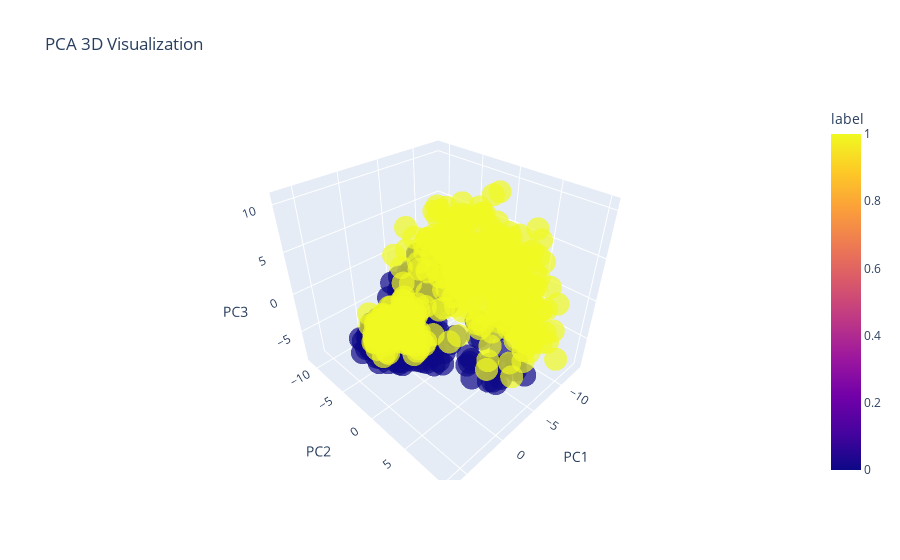

Notebook code cell kept with this figure:
### Code cell
df = pd.DataFrame(features_pca, columns=['PC1', 'PC2', 'PC3'])
df['label'] = labels

fig = px.scatter_3d(
    df, x='PC1', y='PC2', z='PC3',
    color='label',
    title='PCA 3D Visualization',
    opacity=0.7
)
fig.show()

### Figure 1 — Plotly figure (JSON) as saved in the notebook; plotly's stock layout.template omitted (floating-point values rounded to 4 significant figures; data arrays with more than 128 entries replaced by an {"elided": "..."} marker saying what was removed)
{"data": [{"hovertemplate": "PC1=%{x}<br>PC2=%{y}<br>PC3=%{z}<br>label=%{marker.color}<extra></extra>", "legendgroup": "", "marker": {"color": {"elided": "1000 int values"}, "coloraxis": "coloraxis", "opacity": 0.7, "symbol": "circle"}, "mode": "markers", "name": "", "scene": "scene", "showlegend": false, "type": "scatter3d", "x": {"elided": "1000 float values"}, "y": {"elided": "1000 float values"}, "z": {"elided": "1000 float values"}}], "layout": {"coloraxis": {"colorbar": {"title": {"text": "label"}}, "colorscale": [[0, "#0d0887"], [0.1111, "#46039f"], [0.2222, "#7201a8"], [0.3333, "#9c179e"], [0.4444, "#bd3786"], [0.5556, "#d8576b"], [0.6667, "#ed7953"], [0.7778, "#fb9f3a"], [0.8889, "#fdca26"], [1, "#f0f921"]]}, "legend": {"tracegroupgap": 0}, "scene": {"domain": {"x": [0, 1], "y": [0, 1]}, "xaxis": {"title": {"text": "PC1"}}, "yaxis": {"title": {"text": "PC2"}}, "zaxis": {"title": {"text": "PC3"}}}, "title": {"text": "PCA 3D Visualization"}}}
